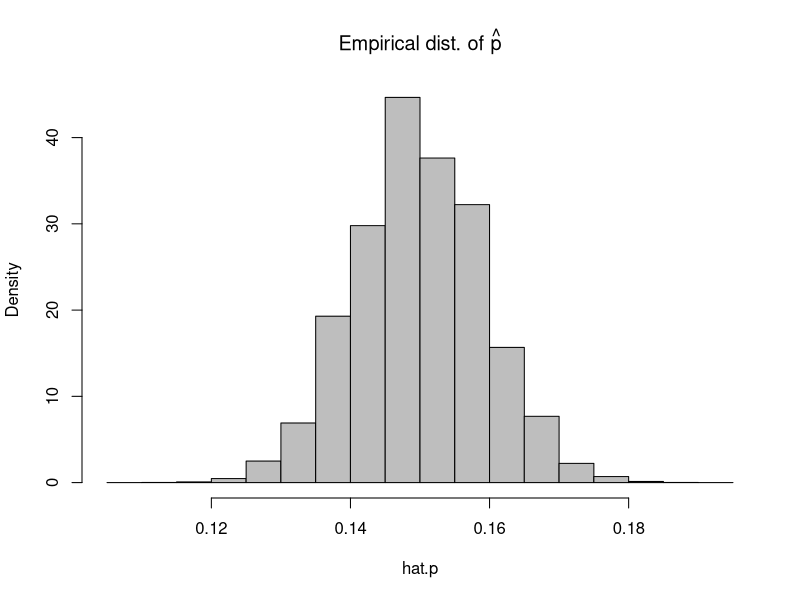
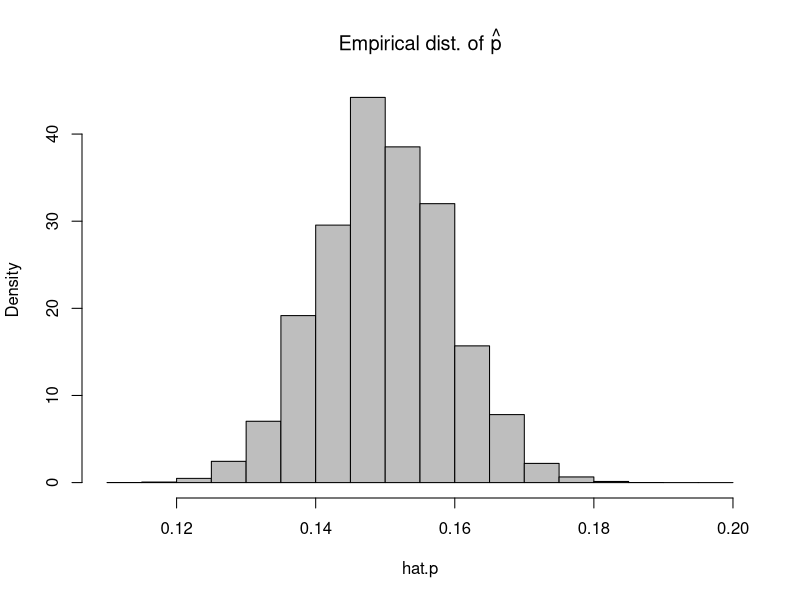
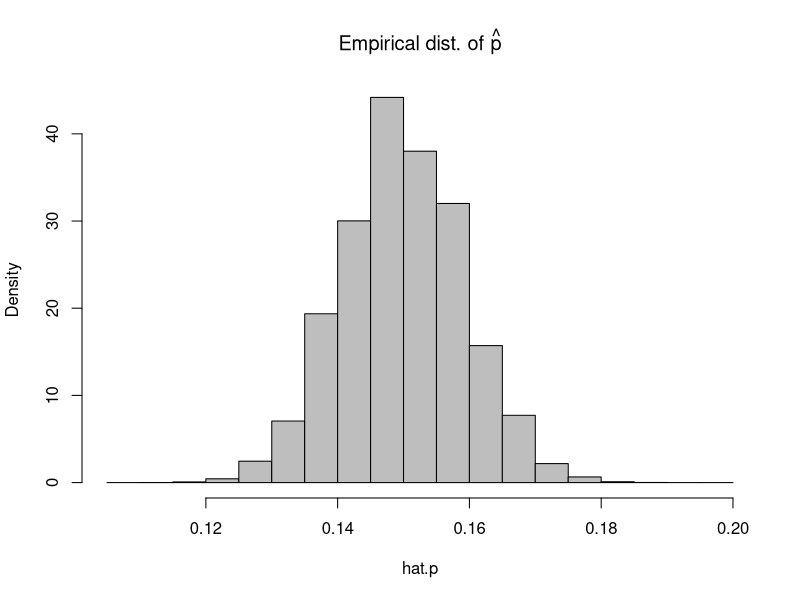

The R script that drew these images, in order: (Note: a time limit stopped this script after it produced the figures.)
# 예제 3.7
rm(list = ls())

p <- .15; n <- 1500
1 - pbinom(.16 * n, n, p) # P(p_hat >= 0.16)

mu <- p; sigma <- sqrt(p * (1 - p) / n)
mu
sigma
1 - pnorm(.16, mu, sigma) # 위의 값과 비교(CLT)

dist.hat.p <- function(n, p, r, values = F) {
  hat.p <- rep(0, r)
  
  for (i in 1:r) {
    u <- runif(n)
    hat.p[i] <- sum(u < p) / n
  }
  
  hist(hat.p, col = 'gray', prob = T,
       main = expression(paste('Empirical dist. of ', hat(p))))
  
  if (values) hat.p
}

dist.hat.p(1500, .15, 100000)

hat.p <- dist.hat.p(1500, .15, 100000, T)
mean(hat.p > .16)

hat.p <- dist.hat.p(1500, .15, 500000, T)
mean(hat.p > .16)

hat.p <- dist.hat.p(1500, .15, 1000000, T)
mean(hat.p > .16)

1 - pbinom(0.16 * n, n, p) # 위의 값들과 비교


sum(c(TRUE, TRUE, FALSE, TRUE))
mean(c(TRUE, TRUE, FALSE, TRUE))


# 예제 3.8
rm(list = ls())

n <- 1000
x <- numeric(n)
u <- runif(n)

for (i in 1:n) {
  if (u[i] < 0.03) x[i] <- 0
  else if (0.03 < u[i] & u[i] < 0.19) x[i] <- 1
  else if (0.19 < u[i] & u[i] < 0.49) x[i] <- 2
  else if (0.49 < u[i] & u[i] < 0.72) x[i] <- 3
  else if (0.72 < u[i] & u[i] < 0.89) x[i] <- 4
  else x[i] <- 5
}

head(u)


# toss some coins
sample(0:1, size = 10, replace = TRUE) # replace 옵션으로 복원추출

# choose some lottery numbers
sample(1:100, size = 6, replace = TRUE)

# sample from a multinomial distribution
x <- sample(1:3, size = 100, replace = TRUE, prob = c(.2, .3, .5)); x

sample(0:5, 1, replace = T, prob = c(.03, .16, .30, .23, .17, .11))


# 예제 3.10
rm(list = ls())

k <- 0
n <- 1000

for (i in 1:n) {
  B <- sample(c(rep(1, 8), rep(2, 5), rep(3, 7)), size = 3, replace = F)
  t <- tabulate(B)
  
  if (t[1] == 2 & t[2] == 1) k <- k + 1
}

p <- k / n; p


B <- sample(c(rep(1, 8), rep(2, 5), rep(3, 7)), size = 3, replace = F); B
tabulate(B)
B <- sample(c(rep(1, 8), rep(2, 5), rep(3, 7)), size = 3, replace = F); B
tabulate(B)
